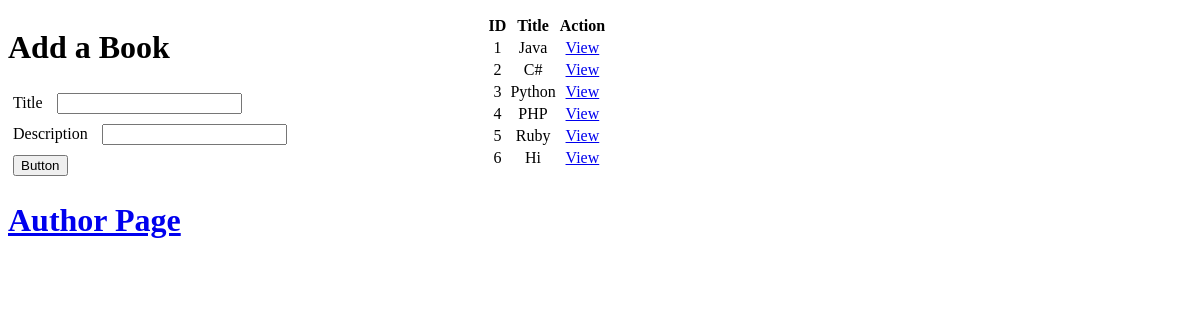
Screenshot of /book with the database file from the repository.
### books_authors_app/models.py (models this page shows)
class Book(models.Model):
    title = models.CharField(max_length=255)
    desc = models.TextField()
    created_at = models.DateTimeField(auto_now_add=True)
    updated_at = models.DateTimeField(auto_now=True)

### books_authors_app/views.py (the view)
# urls.py: path('book', views.book),
def book(request):
    context = {
        "all_books": Book.objects.all(),
    }
    return render(request, "book.html", context)

### books_authors_app/templates/book.html (shortened to what this page needs)
<!DOCTYPE html>
<html lang="en">
<head>
    {% load static %}
    <link rel="stylesheet" href="{% static 'style.css' %}">
</head>
<body>
    <div id="book">
        <h1>Add a Book</h1>
        <form action="/add_book" method="POST">
            <label for="title">Title</label>
            <input type="text" name="title">
            <label for="desc">Description</label>
            <input type="text" name="desc">
            <button>Button</button>
        </form>
    </div>
    <div id="blist">
        <table>
                <tr>
                    <th>ID</th>
                    <th>Title</th>
                    <th>Action</th>
                </tr>
                <tr>
                    {% for book in all_books %}
                    <td>{{ book.id }}</td>
                    <td>{{ book.title}}</td>
                    <td><a href="/book_desc.html/{{book.id}}">View</a></td>
                </tr>
                    {% endfor %}
            </table>
    </div>
    <h1><a href="author">Author Page</a></h1>
</body>
</html>

### books_authors_app/static/style.css (style rules this page uses)
#book { display: inline-block; width: 40%; }
label, input, button { margin: 5px; }
#blist { display: inline-block; width: 40%; }
#blist>table { text-align: center; }

### rows the page displays
Book: id "1", title "Java"
Book: id "2", title "C#"
Book: id "3", title "Python"
Book: id "4", title "PHP"
Book: id "5", title "Ruby"
Book: id "6", title "Hi"
